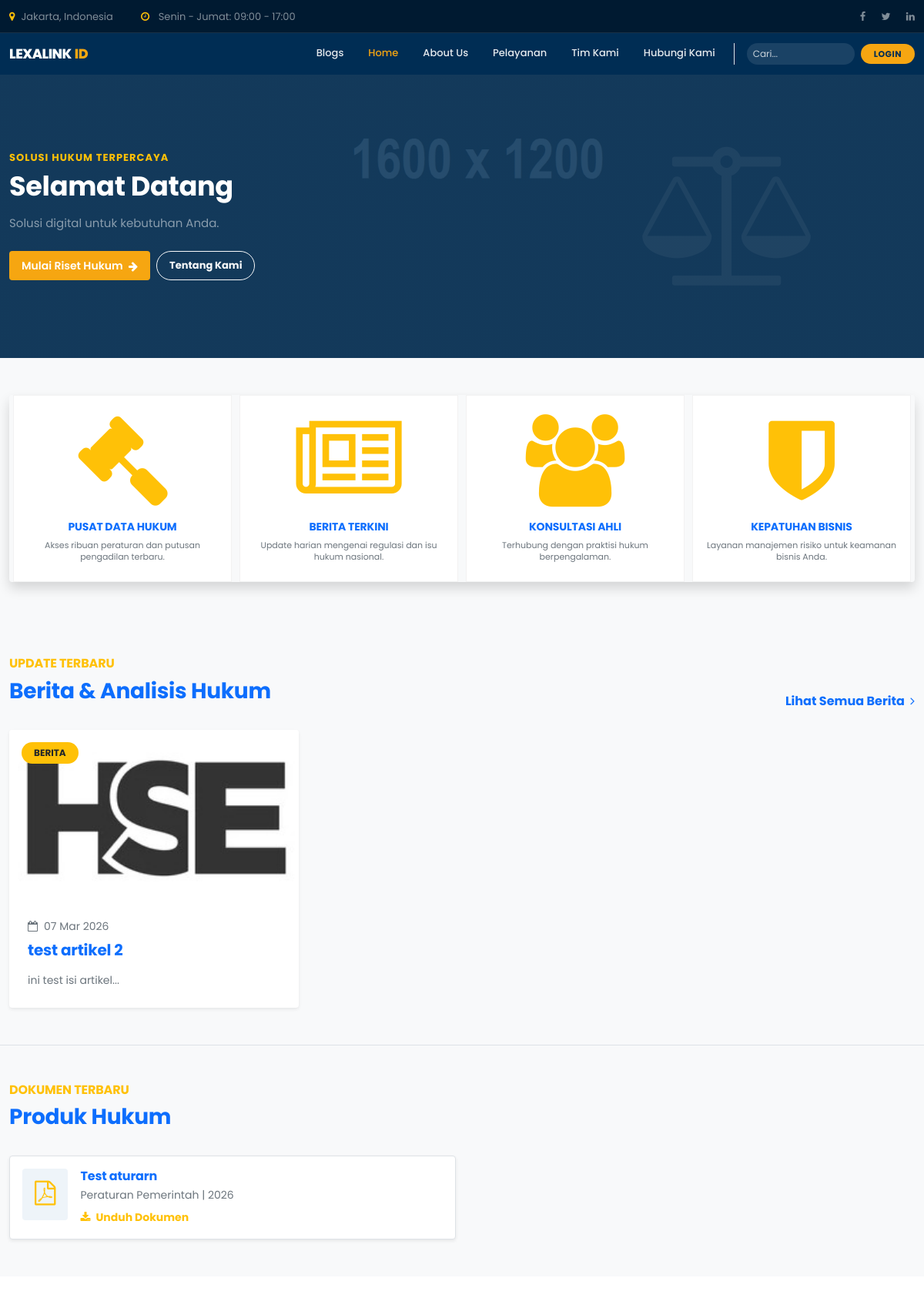
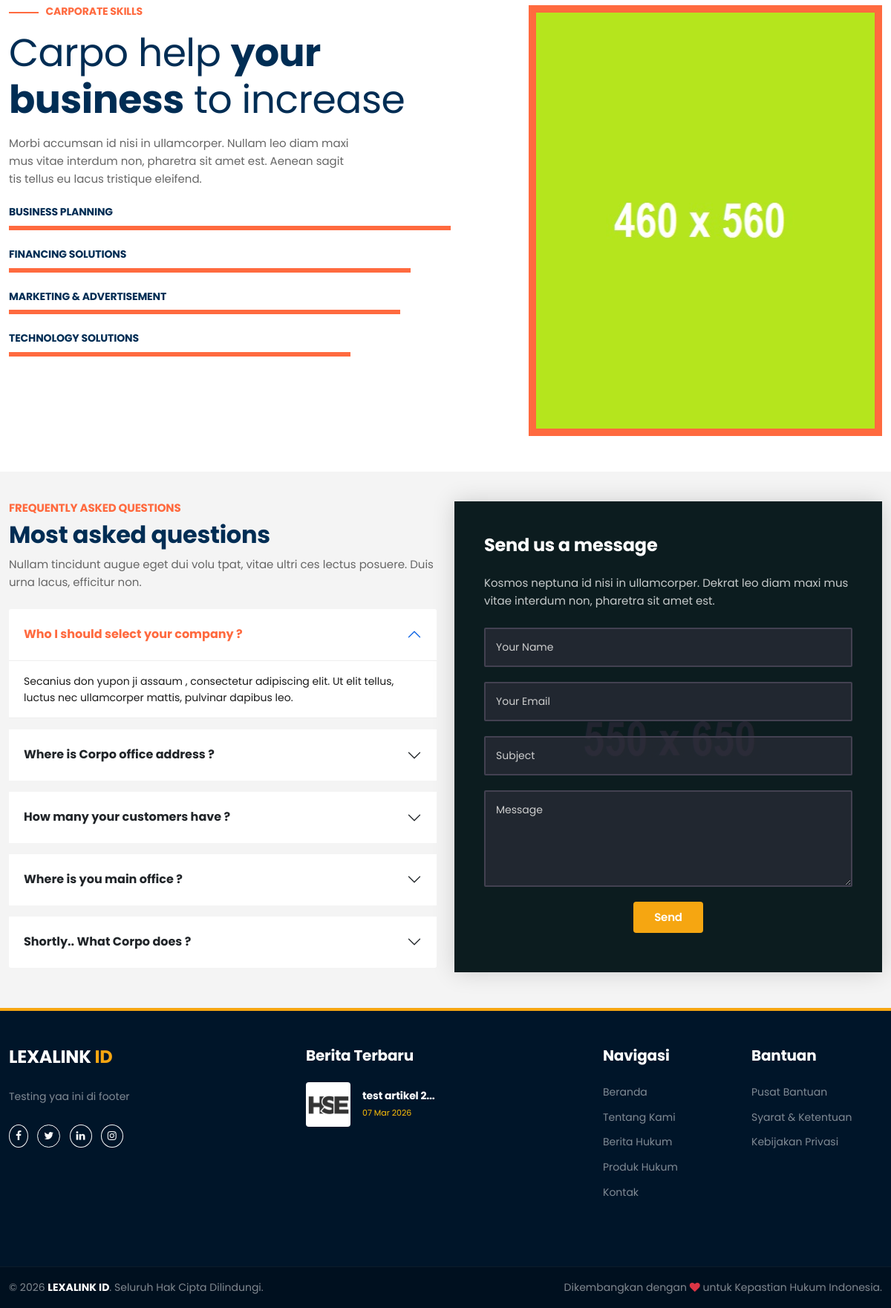
The page / on the database its author committed (2 pictures, top to bottom).
### tables this page shows
CREATE TABLE IF NOT EXISTS `navbar_menus` (
  `id` int NOT NULL AUTO_INCREMENT,
  `title` varchar(100) NOT NULL,
  `url` varchar(255) NOT NULL,
  `parent_id` int DEFAULT NULL,
  `sort_order` int DEFAULT '0',
  `is_active` tinyint(1) DEFAULT '1',
  PRIMARY KEY (`id`),
  KEY `parent_id` (`parent_id`),
  CONSTRAINT `navbar_menus_ibfk_1` FOREIGN KEY (`parent_id`) REFERENCES `navbar_menus` (`id`) ON DELETE SET NULL
);

CREATE TABLE IF NOT EXISTS `posts` (
  `id` int NOT NULL AUTO_INCREMENT,
  `title` varchar(255) NOT NULL,
  `slug` varchar(255) NOT NULL,
  `content` longtext,
  `image` varchar(255) DEFAULT NULL,
  `type` enum('blog','news','about') NOT NULL,
  `status` enum('draft','published') DEFAULT 'draft',
  `author_id` int DEFAULT NULL,
  `created_at` timestamp NULL DEFAULT CURRENT_TIMESTAMP,
  `updated_at` timestamp NULL DEFAULT CURRENT_TIMESTAMP ON UPDATE CURRENT_TIMESTAMP,
  PRIMARY KEY (`id`),
  UNIQUE KEY `slug` (`slug`),
  KEY `author_id` (`author_id`),
  CONSTRAINT `posts_ibfk_1` FOREIGN KEY (`author_id`) REFERENCES `users` (`id`) ON DELETE SET NULL
);

CREATE TABLE IF NOT EXISTS `produk_hukum` (
  `id` int NOT NULL AUTO_INCREMENT,
  `title` varchar(255) NOT NULL,
  `description` text,
  `file_path` varchar(255) DEFAULT NULL,
  `category` varchar(100) DEFAULT NULL,
  `created_at` timestamp NULL DEFAULT CURRENT_TIMESTAMP,
  PRIMARY KEY (`id`)
);

### includes/init.php (called while the page is built, shortened)
<?php
require_once 'functions.php';
$settings = [];
$raw_settings = db_get_all("SELECT setting_key, setting_value FROM site_settings");
if ($raw_settings) {
    foreach ($raw_settings as $s) {
        $settings[$s['setting_key']] = $s['setting_value'];
    }
}
?>

### includes/functions.php (called while the page is built, shortened)
<?php
function db_query($sql, $params = []) {
    global $conn;
    $stmt = $conn->prepare($sql);
    $stmt->execute();
    return $stmt;
}
function db_get_all($sql, $params = []) {
    $stmt = db_query($sql, $params);
    $result = $stmt->get_result();
    return $result->fetch_all(MYSQLI_ASSOC);
}
function is_authenticated() {
    return isset($_SESSION['user_id']);
}
function get_setting($key, $default = "") {
    global $settings;
    return isset($settings[$key]) ? $settings[$key] : $default;
}
function app_url($path = "") {
    $script_dir = str_replace('\\', '/', dirname($_SERVER['SCRIPT_NAME'] ?? ''));
    $script_dir = rtrim($script_dir, '/');
    $path = ltrim($path, '/');
    return ($script_dir === '' ? '' : $script_dir) . '/' . $path;
}
?>

### public/index/news_grid.php (the view, shortened to what this page needs)
<?php
$latest_blogs = db_get_all("SELECT * FROM posts WHERE type = 'blog' AND status = 'published' ORDER BY created_at DESC LIMIT 3");
$latest_law = db_get_all("SELECT * FROM produk_hukum ORDER BY created_at DESC LIMIT 4");
?>
<section id="news_grid" class="py-5 bg-light">
  <div class="container">
    <div class="row mb-4 align-items-end">
      <div class="col-md-8">
        <h6 class="text-warning fw-bold mb-2">UPDATE TERBARU</h6>
        <h2 class="text-primary fw-bold">Berita & Analisis Hukum</h2>
      </div>
      <div class="col-md-4 text-md-end">
        <a href="blog.php" class="text-primary fw-bold text-decoration-none">Lihat Semua Berita <i class="fa fa-angle-right ms-1"></i></a>
      </div>
    </div>
    <div class="row g-4">
      <?php if ($latest_blogs): foreach ($latest_blogs as $blog): ?>
        <div class="col-md-4">
          <div class="card h-100 border-0 shadow-sm overflow-hidden news-card">
            <div class="position-relative">
              <img src="<?= $blog['image'] ? 'assets/img/posts/'.$blog['image'] : 'img/default_blog.jpg' ?>" class="card-img-top" alt="<?= $blog['title'] ?>" style="height: 220px; object-fit: cover;">
              <span class="position-absolute top-0 start-0 m-3 badge bg-warning text-dark rounded-pill px-3 py-2">BERITA</span>
            </div>
            <div class="card-body p-4">
              <div class="d-flex align-items-center mb-2 text-muted small">
                <i class="fa fa-calendar-o me-2"></i> <?= date('d M Y', strtotime($blog['created_at'])) ?>
              </div>
              <h5 class="card-title fw-bold mb-3">
                <a href="blog_detail.php?slug=<?= $blog['slug'] ?>" class="text-primary text-decoration-none stretched-link"><?= $blog['title'] ?></a>
              </h5>
              <p class="card-text text-muted small"><?= substr(strip_tags($blog['content']), 0, 100) ?>...</p>
            </div>
          </div>
        </div>
      <?php endforeach; else: ?>
        <div class="col-12 text-center py-5">
           <p class="text-muted">Belum ada berita terbaru.</p>
        </div>
      <?php endif; ?>
    </div>
    <div class="row mt-5 pt-5 border-top">
      <div class="col-md-12 mb-4">
        <h6 class="text-warning fw-bold mb-2">DOKUMEN TERBARU</h6>
        <h2 class="text-primary fw-bold">Produk Hukum</h2>
      </div>
      <div class="col-md-12">
        <div class="row g-3">
          <?php if ($latest_law): foreach ($latest_law as $law): ?>
            <div class="col-md-6">
              <div class="d-flex align-items-start p-3 bg-white border rounded shadow-sm hover-shadow transition">
                <div class="bg-primary-light text-warning p-3 rounded me-3">
                  <i class="fa fa-file-pdf-o fa-2x"></i>
                </div>
                <div>
                  <h6 class="fw-bold mb-1 text-primary"><?= $law['title'] ?></h6>
                  <p class="text-muted small mb-1"><?= $law['category'] ?> | <?= date('Y', strtotime($law['created_at'])) ?></p>
                  <a href="<?= $law['file_path'] ?>" class="text-warning small fw-bold text-decoration-none"><i class="fa fa-download me-1"></i> Unduh Dokumen</a>
                </div>
              </div>
            </div>
          <?php endforeach; else: ?>
            <p class="text-muted text-center w-100">Belum ada produk hukum terbaru.</p>
          <?php endif; ?>
        </div>
      </div>
    </div>
  </div>
</section>

### public/nav/main_nav.php (shortened to what this page needs)
<?php
$site_name = get_setting("site_name", "LEXALINK ID");
$name_parts = explode(" ", $site_name);
$last_word = array_pop($name_parts);
$first_part = implode(" ", $name_parts);
$all_menus = db_get_all("SELECT * FROM navbar_menus WHERE is_active = 1 ORDER BY sort_order ASC");
$current_page = basename($_SERVER["PHP_SELF"]);
$is_logged_in = is_authenticated();
$nav_user = [];
$dashboard_url = app_url('adminbaru/index.php');
$parents = [];
$children = [];
foreach ($all_menus as $m) {
    if (!$m["parent_id"]) {
        $parents[] = $m;
    } else {
        $children[$m["parent_id"]][] = $m;
    }
}
$display_name = $nav_user['full_name'] ?? ($_SESSION['full_name'] ?? 'User');
$username = $nav_user['username'] ?? ($_SESSION['username'] ?? '-');
$role = $nav_user['role'] ?? ($_SESSION['role'] ?? 'user');
$email = $nav_user['email'] ?? '-';
$avatar_src = get_user_avatar_src($nav_user['avatar'] ?? '');
$initial = strtoupper(substr(trim($display_name ?: $username), 0, 1));
?>
<section id="header">
  <nav class="navbar navbar-expand-lg navbar-dark py-2" id="navbar_sticky" style="background: var(--primary-color);">
    <div class="container">
      <a class="navbar-brand d-flex align-items-center" href="index.php">
        <span style="color: var(--white); font-weight: 800; font-size: 1.1rem;"><?= $first_part ?></span>
        <span class="ms-1" style="color: var(--secondary-color); font-weight: 800; font-size: 1.1rem;"><?= $last_word ?></span>
      </a>
      <div class="collapse navbar-collapse" id="navbarSupportedContent">
        <ul class="navbar-nav ms-auto mb-0 align-items-lg-center">
          <?php foreach ($parents as $p):
              $has_children = isset($children[$p["id"]]);
              $is_active = ($current_page == $p["url"]);
              if ($has_children): ?>
                  <li class="nav-item dropdown px-lg-1">
                      <a class="nav-link dropdown-toggle <?= $is_active ? "active" : "" ?>" href="#" data-bs-toggle="dropdown" style="font-size: 13px;">
                          <?= $p["title"] ?>
                      </a>
                      <ul class="dropdown-menu border-0 shadow-lg mt-2 py-2">
                          <?php foreach ($children[$p["id"]] as $c): ?>
                              <li><a class="dropdown-item py-1 px-3 small" href="<?= $c["url"] ?>"><?= $c["title"] ?></a></li>
                          <?php endforeach; ?>
                      </ul>
                  </li>
              <?php else: ?>
                  <li class="nav-item px-lg-1">
                      <a class="nav-link <?= $is_active ? "active" : "" ?>" href="<?= $p["url"] ?>" style="font-size: 13px;"><?= $p["title"] ?></a>
                  </li>
              <?php endif; ?>
          <?php endforeach; ?>
          <li class="nav-item ms-lg-2 border-start ps-lg-3 d-none d-lg-block">
            <form class="d-flex position-relative">
              <input class="form-control form-control-sm pe-4 rounded-pill border-0" type="search" placeholder="Cari..." style="background: rgba(255,255,255,0.1); color: white; width: 140px; font-size: 12px;">
              <button class="btn btn-link position-absolute end-0 text-white-50 p-1" type="submit"></button>
            </form>
          </li>
          <?php if ($is_logged_in): ?>
            <li class="nav-item ms-lg-2">
              <a class="btn btn-sm px-3 rounded-pill" href="<?= app_url('logout.php') ?>" style="background: var(--secondary-color); color: var(--primary-color); font-weight: 700; font-size: 11px; letter-spacing: 0.5px;">
                LOGOUT
              </a>
            </li>
            <li class="nav-item dropdown ms-lg-2 mt-2 mt-lg-0">
              <a class="nav-link dropdown-toggle d-flex align-items-center p-0" href="#" id="accountDropdown" role="button" data-bs-toggle="dropdown" aria-expanded="false">
                <span class="d-inline-flex align-items-center justify-content-center rounded-circle overflow-hidden" style="width: 34px; height: 34px; background: rgba(255,255,255,0.15); border: 2px solid rgba(255,255,255,0.35); color: var(--secondary-color); font-weight: 800; font-size: 13px;">
                  <?php if (!empty($avatar_src)): ?>
                    <img src="<?= htmlspecialchars($avatar_src, ENT_QUOTES, 'UTF-8') ?>" alt="Avatar <?= htmlspecialchars($display_name, ENT_QUOTES, 'UTF-8') ?>" style="width: 100%; height: 100%; object-fit: cover;">
                  <?php else: ?>
                    <?= htmlspecialchars($initial, ENT_QUOTES, 'UTF-8') ?>
                  <?php endif; ?>
                </span>
              </a>
              <ul class="dropdown-menu dropdown-menu-end border-0 shadow-lg mt-2 p-0" aria-labelledby="accountDropdown" style="min-width: 240px; border-radius: 8px; overflow: hidden;">
                <li class="px-3 py-3" style="background: var(--primary-color); color: var(--white);">
                  <div class="fw-bold small"><?= htmlspecialchars($display_name, ENT_QUOTES, 'UTF-8') ?></div>
                  <div class="text-white-50" style="font-size: 12px;"><?= htmlspecialchars($username, ENT_QUOTES, 'UTF-8') ?></div>
                </li>
                <li class="px-3 py-2">
                  <div class="text-muted" style="font-size: 11px;">Role</div>
                  <div class="small text-capitalize"><?= htmlspecialchars($role, ENT_QUOTES, 'UTF-8') ?></div>
                </li>
                <li class="px-3 py-2">
                  <div class="text-muted" style="font-size: 11px;">Email</div>
                  <div class="small text-truncate"><?= htmlspecialchars($email, ENT_QUOTES, 'UTF-8') ?></div>
                </li>
                <li><hr class="dropdown-divider my-1"></li>
                <li>
                  <a class="dropdown-item small py-2" href="<?= htmlspecialchars($dashboard_url, ENT_QUOTES, 'UTF-8') ?>">
                    <i class="fa fa-tachometer me-2 text-warning"></i>Dashboard
                  </a>
                </li>
              </ul>
            </li>
          <?php else: ?>
            <li class="nav-item ms-lg-2">
              <a class="btn btn-sm px-3 rounded-pill" href="<?= app_url('login.php') ?>" style="background: var(--secondary-color); color: var(--primary-color); font-weight: 700; font-size: 11px; letter-spacing: 0.5px;">
                LOGIN
              </a>
            </li>
          <?php endif; ?>
        </ul>
      </div>
    </div>
  </nav>
</section>

### public/footer/footer.php (shortened to what this page needs)
<?php
$site_name = get_setting("site_name", "LEXALINK ID");
$name_parts = explode(" ", $site_name);
$last_word = array_pop($name_parts);
$first_part = implode(" ", $name_parts);
$footer_news = db_get_all("SELECT * FROM posts WHERE type = 'blog' AND status = 'published' ORDER BY created_at DESC LIMIT 2");
?>
<section id="footer" class="py-5" style="background: #001529; border-top: 4px solid var(--secondary-color);">
  <div class="container">
    <div class="row">
      <div class="col-md-4 mb-4">
        <div class="footer_logo mb-4">
           <h3 class="fw-800 m-0"><span style="color: white;"><?= $first_part ?></span> <span style="color: var(--secondary-color);"><?= $last_word ?></span></h3>
        </div>
        <p class="text-white-50 small lh-lg mb-4"><?= get_setting("about_summary", "Solusi terintegrasi untuk kebutuhan riset hukum, kepatuhan regulasi, dan berita hukum terkini di Indonesia.") ?></p>
        <div class="social-links">
           <a href="#" class="btn btn-outline-light btn-sm rounded-circle me-2"><i class="fa fa-facebook"></i></a>
           <a href="#" class="btn btn-outline-light btn-sm rounded-circle me-2"><i class="fa fa-twitter"></i></a>
           <a href="#" class="btn btn-outline-light btn-sm rounded-circle me-2"><i class="fa fa-linkedin"></i></a>
           <a href="#" class="btn btn-outline-light btn-sm rounded-circle"><i class="fa fa-instagram"></i></a>
        </div>
      </div>
      <div class="col-md-4 mb-4">
        <h5 class="text-white fw-bold mb-4">Berita Terbaru</h5>
        <?php foreach ($footer_news as $news): ?>
          <div class="d-flex mb-3 align-items-center">
            <div class="flex-shrink-0" style="width: 60px; height: 60px;">
              <img src="<?= $news["image"] ? "assets/img/posts/".$news["image"] : "img/default_blog.jpg" ?>" class="w-100 h-100 rounded object-fit-cover" alt="news">
            </div>
            <div class="flex-grow-1 ms-3">
              <h6 class="mb-0"><a href="blog_detail.php?slug=<?= $news["slug"] ?>" class="text-white text-decoration-none small"><?= substr($news["title"], 0, 50) ?>...</a></h6>
              <span class="text-warning extra-small"><?= date("d M Y", strtotime($news["created_at"])) ?></span>
            </div>
          </div>
        <?php endforeach; ?>
      </div>
      <div class="col-md-2 mb-4">
        <h5 class="text-white fw-bold mb-4">Navigasi</h5>
        <ul class="list-unstyled">
          <li class="mb-2"><a href="index.php" class="text-white-50 text-decoration-none small hover-text-warning transition">Beranda</a></li>
          <li class="mb-2"><a href="about.php" class="text-white-50 text-decoration-none small hover-text-warning transition">Tentang Kami</a></li>
          <li class="mb-2"><a href="blog.php" class="text-white-50 text-decoration-none small hover-text-warning transition">Berita Hukum</a></li>
          <li class="mb-2"><a href="services.php" class="text-white-50 text-decoration-none small hover-text-warning transition">Produk Hukum</a></li>
          <li class="mb-2"><a href="contact.php" class="text-white-50 text-decoration-none small hover-text-warning transition">Kontak</a></li>
        </ul>
      </div>
      <div class="col-md-2 mb-4">
        <h5 class="text-white fw-bold mb-4">Bantuan</h5>
        <ul class="list-unstyled">
          <li class="mb-2"><a href="#" class="text-white-50 text-decoration-none small hover-text-warning transition">Pusat Bantuan</a></li>
          <li class="mb-2"><a href="#" class="text-white-50 text-decoration-none small hover-text-warning transition">Syarat & Ketentuan</a></li>
          <li class="mb-2"><a href="#" class="text-white-50 text-decoration-none small hover-text-warning transition">Kebijakan Privasi</a></li>
        </ul>
      </div>
    </div>
  </div>
</section>

### rows shown on the page
navbar_menus: title "Blogs"
navbar_menus: title "Home"
navbar_menus: title "About Us"
navbar_menus: title "Pelayanan"
navbar_menus: title "Tim Kami"
navbar_menus: title "Hubungi Kami"
posts: image (picture), created_at "07 Mar 2026", title "test artikel 2", content "ini test isi artikel"
produk_hukum: title "Test aturarn", category "Peraturan Pemerintah", created_at "2026"

### other values the page prints
get_setting("location", "Jakarta, Indonesia") "Jakarta, Indonesia"
$first_part "LEXALINK"
$last_word "ID"
get_setting("hero_title", "Navigasi Kepastian Hukum di Indonesia") "Selamat Datang"
